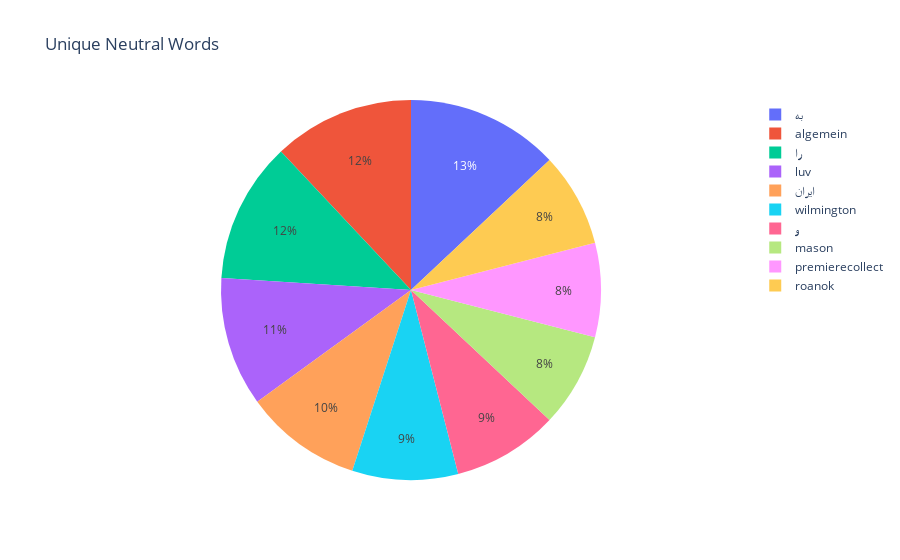

Write notebook code for a chart like this one.
### Code cell
fig = xp.pie(Unique_Neutral, values='count', names='words', title='Unique Neutral Words')
fig.show()
fig.write_image("/Users/ramonmartin/Documents/METIS/project 4/neut_donut.png")

### Figure 1 — Plotly figure (JSON) as saved in the notebook; plotly's stock layout.template omitted (floating-point values rounded to 4 significant figures)
{"data": [{"domain": {"x": [0, 1], "y": [0, 1]}, "hovertemplate": "words=%{label}<br>count=%{value}<extra></extra>", "labels": ["به", "algemein", "را", "luv", "ایران", "wilmington", "و", "mason", "premierecollect", "roanok"], "legendgroup": "", "name": "", "showlegend": true, "type": "pie", "values": [13, 12, 12, 11, 10, 9, 9, 8, 8, 8]}], "layout": {"autosize": true, "legend": {"tracegroupgap": 0}, "title": {"text": "Unique Neutral Words"}}}
